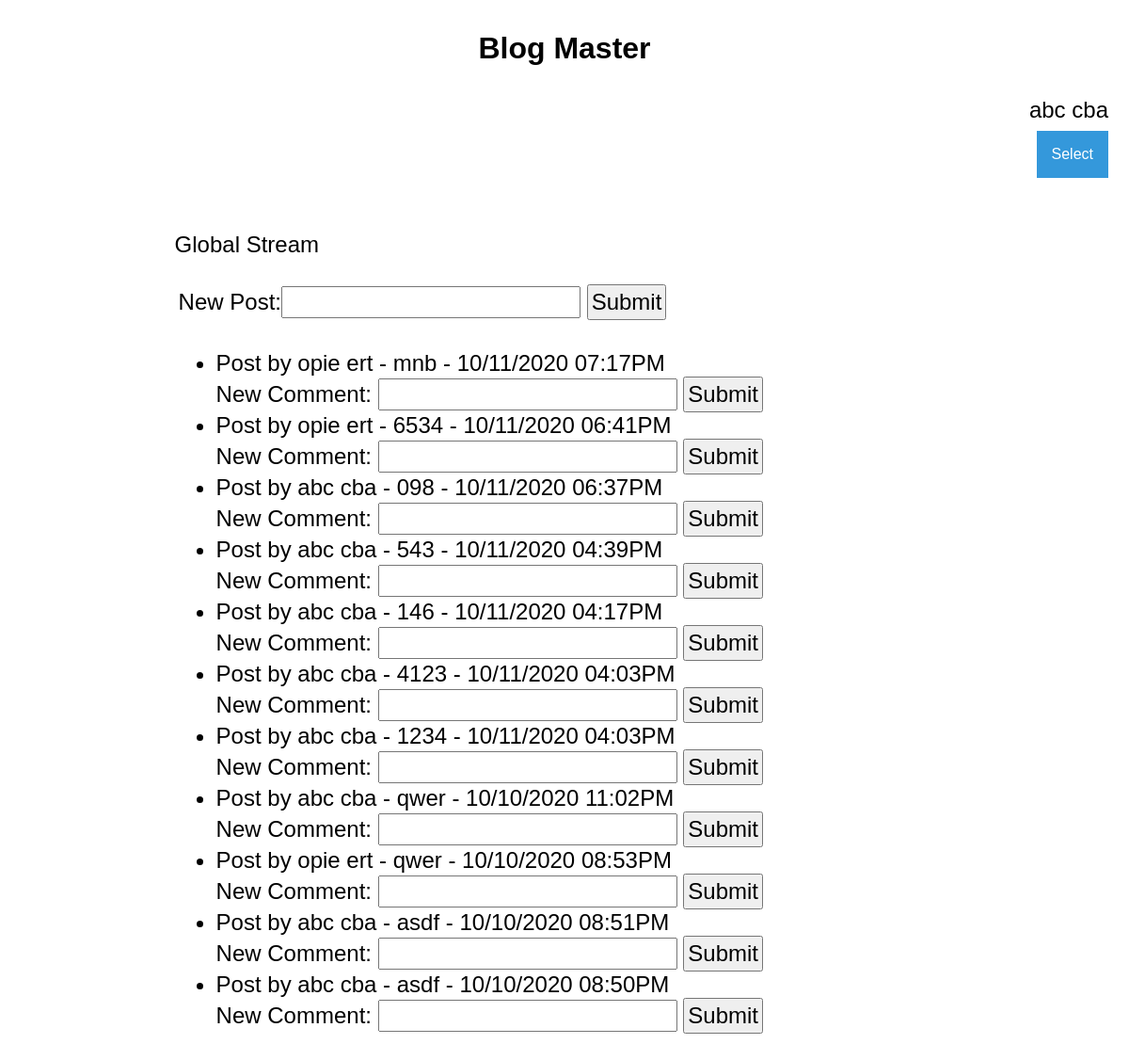
The app's page / (signed in) with its own data.
### socialnetwork/models.py (models this page shows)
class Post(models.Model):
    post_input_text = models.CharField(max_length=200)
    post_date_time = models.DateTimeField()
    post_text = models.CharField(max_length=200)
    user = models.ForeignKey(User, default=None, on_delete=models.PROTECT)

### socialnetwork/views.py (the view)
# urls.py: path('', views.global_stream, name='home'),
@login_required
def global_stream(request):
    postForm = PostForm()
    post = reversed(Post.objects.all().order_by('post_date_time'))
    context = {'form': postForm, 'posts': post}
    return render(request, 'socialnetwork/global.html', context)

### socialnetwork/forms.py
class PostForm(forms.ModelForm):
    class Meta:
        model = Post
        fields = ('post_input_text', )
        labels = {
            'post_input_text': 'New Post',
        }

### socialnetwork/templates/socialnetwork/global.html (shortened to what this page needs)
{% extends "socialnetwork/base.html" %}
{% block user-info %}
    <div>
        <span id="id_logged_in_user_name">{{user.first_name}} {{user.last_name}}</span>
    </div>
    <div class="dropdown">
        <button id="id_show_nav_button" onclick="myFunction()" class="dropbtn">Select</button>
    </div>
{% endblock %}
{% block content %}
    <p id="id_name_of_page">Global Stream</p>
    <form enctype="multipart/form-data" method="post" action="{% url 'create_post' %}">
        {{ form }}
        <button id="id_post_button" type="submit">Submit</button>
    </form>
    <div>
        <ul id="post">
            {% for post in posts %}
                <li id="post_by_{{ post.id }}">Post by
                    <span id="id_post_profile_{{ post.id }}">
                        <a href="{% url 'user_profile' post.user.id %}">
                            {{ post.user.first_name }} {{ post.user.last_name }}
                        </a>
                    </span> -
                    <span id="id_post_text_{{ post.id }}">{{ post.post_text }}</span> -
                    <span id="id_post_date_time_{{ post.id }}">{{ post.post_date_time|date:"n/j/Y h:iA" }}</span>
                    <label>New Comment: </label>
                    <input type="text" id="id_comment_input_text_{{ post.id }}">
                    <button id="id_comment_button_{{ post.id }}" type="submit" onclick="addComment({{ post.id }})">Submit</button>
                </li>
            {% endfor %}
        </ul>
    </div>
{% endblock %}

### socialnetwork/static/socialnetwork/socialnetwork.css (style rules this page uses)
.dropbtn { background-color: #3498DB; color: white; padding: 16px; font-size: 16px; border: none; cursor: pointer; }
.dropdown { position: relative; display: inline-block; }
a { text-decoration: none; color:black; }
button { font-size: x-large; padding: 3px; }
input { font-size: x-large; }
div, form { padding: 4px; }

### records on screen
Post: user.first_name "opie", user.last_name "ert", post_text "mnb", post_date_time "10/11/2020 07:17PM"
Post: user.first_name "opie", user.last_name "ert", post_text "6534", post_date_time "10/11/2020 06:41PM"
Post: user.first_name "abc", user.last_name "cba", post_text "098", post_date_time "10/11/2020 06:37PM"
Post: user.first_name "abc", user.last_name "cba", post_text "543", post_date_time "10/11/2020 04:39PM"
Post: user.first_name "abc", user.last_name "cba", post_text "146", post_date_time "10/11/2020 04:17PM"
Post: user.first_name "abc", user.last_name "cba", post_text "4123", post_date_time "10/11/2020 04:03PM"
Post: user.first_name "abc", user.last_name "cba", post_text "1234", post_date_time "10/11/2020 04:03PM"
Post: user.first_name "abc", user.last_name "cba", post_text "qwer", post_date_time "10/10/2020 11:02PM"
Post: user.first_name "opie", user.last_name "ert", post_text "qwer", post_date_time "10/10/2020 08:53PM"
Post: user.first_name "abc", user.last_name "cba", post_text "asdf", post_date_time "10/10/2020 08:51PM"
Post: user.first_name "abc", user.last_name "cba", post_text "asdf", post_date_time "10/10/2020 08:50PM"

### other values on screen
{{ user.first_name }} "abc"
{{ user.last_name }} "cba"
